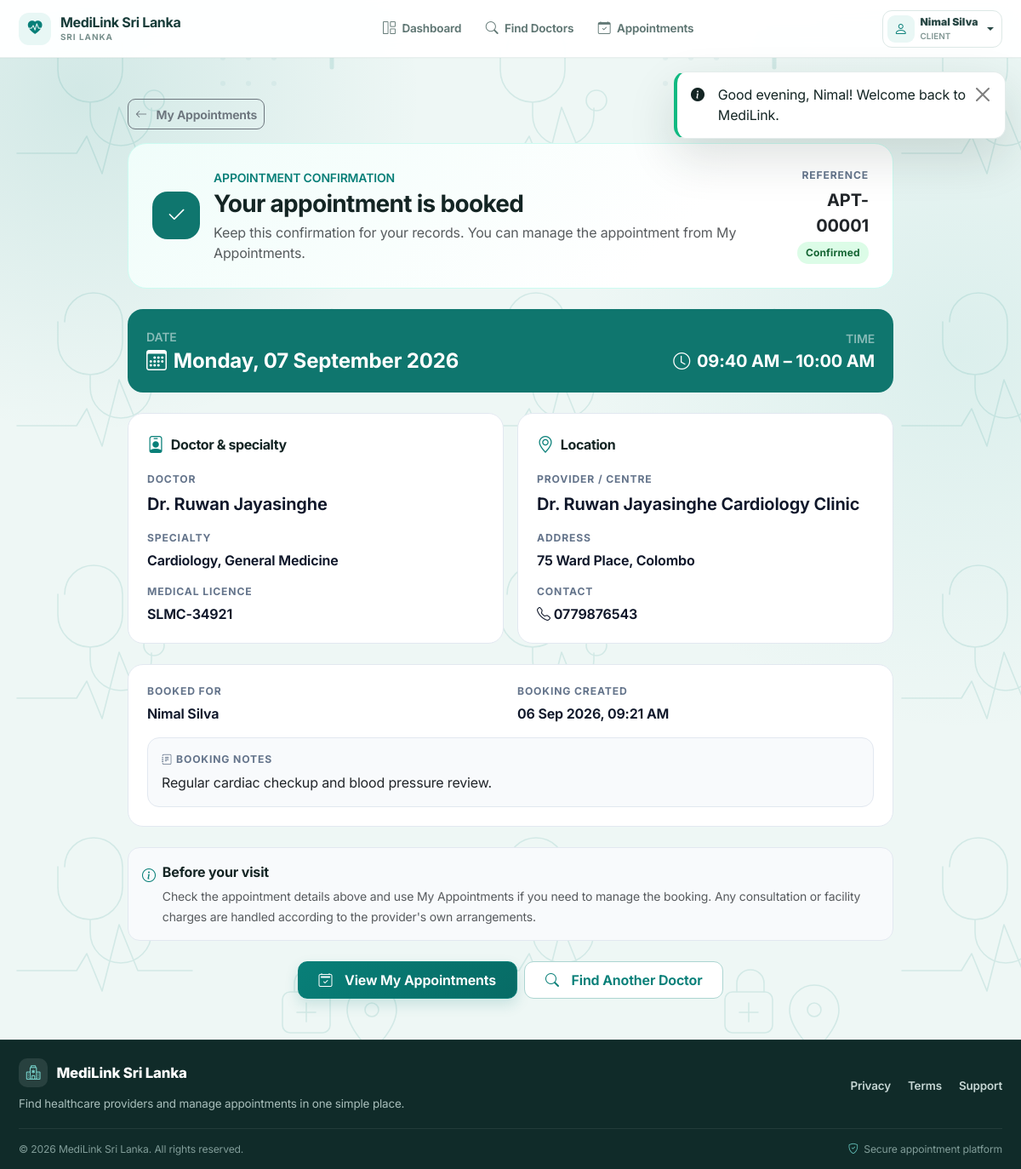
The page /client/receipt.php?id=1 (signed in) on the database its author committed.
### tables this page shows
CREATE TABLE `APPOINTMENT` (
  `Appointment_ID` INT AUTO_INCREMENT PRIMARY KEY,
  `Client_ID` INT NOT NULL,
  `Slot_ID` INT NOT NULL UNIQUE,
  `Booking_DateTime` DATETIME NOT NULL DEFAULT CURRENT_TIMESTAMP,
  `Status` ENUM('PENDING', 'BOOKED', 'CONFIRMED', 'REJECTED', 'COMPLETED', 'CANCELLED', 'NO_SHOW') NOT NULL DEFAULT 'PENDING',
  `Notes` TEXT NULL,
  `Created_At` TIMESTAMP DEFAULT CURRENT_TIMESTAMP,
  `Updated_At` TIMESTAMP DEFAULT CURRENT_TIMESTAMP ON UPDATE CURRENT_TIMESTAMP,
  CONSTRAINT `fk_appt_client` FOREIGN KEY (`Client_ID`) 
    REFERENCES `CLIENT` (`Client_ID`) ON DELETE CASCADE ON UPDATE CASCADE,
  CONSTRAINT `fk_appt_slot` FOREIGN KEY (`Slot_ID`) 
    REFERENCES `SCHEDULED_SLOT` (`Slot_ID`) ON DELETE RESTRICT ON UPDATE CASCADE,
  INDEX `idx_appt_client_status` (`Client_ID`, `Status`, `Booking_DateTime`)
);

CREATE TABLE `SCHEDULED_SLOT` (
  `Slot_ID` INT AUTO_INCREMENT PRIMARY KEY,
  `Provider_ID` INT NOT NULL,
  `Doctor_ID` INT NULL,
  `Slot_Date` DATE NOT NULL,
  `Start_Time` TIME NOT NULL,
  `End_Time` TIME NOT NULL,
  `Status` ENUM('AVAILABLE', 'BOOKED', 'BLOCKED') NOT NULL DEFAULT 'AVAILABLE',
  `Created_At` TIMESTAMP DEFAULT CURRENT_TIMESTAMP,
  CONSTRAINT `fk_slot_provider` FOREIGN KEY (`Provider_ID`) 
    REFERENCES `PROVIDER` (`Provider_ID`) ON DELETE CASCADE ON UPDATE CASCADE,
  CONSTRAINT `fk_slot_doctor` FOREIGN KEY (`Doctor_ID`) 
    REFERENCES `DOCTOR` (`Doctor_ID`) ON DELETE SET NULL ON UPDATE CASCADE,
  INDEX `idx_slot_provider_date_status` (`Provider_ID`, `Slot_Date`, `Status`),
  INDEX `idx_slot_date_status` (`Slot_Date`, `Status`)
);

CREATE TABLE `DOCTOR` (
  `Doctor_ID` INT AUTO_INCREMENT PRIMARY KEY,
  `Provider_ID` INT NOT NULL UNIQUE,
  `Medical_License_No` VARCHAR(100) NOT NULL UNIQUE,
  `Professional_Bio` TEXT NULL,
  `Experience_Years` INT NOT NULL DEFAULT 0,
  `Consultation_Duration` INT NOT NULL DEFAULT 30,
  `Verification_Status` ENUM('PENDING', 'VERIFIED', 'REJECTED') NOT NULL DEFAULT 'PENDING',
  CONSTRAINT `fk_doctor_provider` FOREIGN KEY (`Provider_ID`) 
    REFERENCES `PROVIDER` (`Provider_ID`) ON DELETE CASCADE ON UPDATE CASCADE,
  INDEX `idx_doctor_license` (`Medical_License_No`)
);

CREATE TABLE `PROVIDER` (
  `Provider_ID` INT AUTO_INCREMENT PRIMARY KEY,
  `User_ID` INT NOT NULL UNIQUE,
  `Provider_Type` ENUM('DOCTOR', 'HEALTHCARE_CENTRE') NOT NULL,
  `Business_Name` VARCHAR(200) NOT NULL,
  `Address` VARCHAR(255) NOT NULL,
  `City` VARCHAR(100) NOT NULL,
  `Latitude` DECIMAL(10, 8) NOT NULL DEFAULT 6.92710000,
  `Longitude` DECIMAL(11, 8) NOT NULL DEFAULT 79.86120000,
  `Contact_Number` VARCHAR(30) NOT NULL,
  `Description` TEXT NULL,
  `Verification_Status` ENUM('PENDING', 'VERIFIED', 'REJECTED') NOT NULL DEFAULT 'PENDING',
  `Created_At` TIMESTAMP DEFAULT CURRENT_TIMESTAMP,
  CONSTRAINT `fk_provider_user` FOREIGN KEY (`User_ID`) 
    REFERENCES `USER` (`User_ID`) ON DELETE CASCADE ON UPDATE CASCADE,
  INDEX `idx_provider_city_type` (`City`, `Provider_Type`),
  INDEX `idx_provider_verification` (`Verification_Status`)
);

CREATE TABLE `USER` (
  `User_ID` INT AUTO_INCREMENT PRIMARY KEY,
  `Email` VARCHAR(191) NOT NULL UNIQUE,
  `Password_Hash` VARCHAR(255) NOT NULL,
  `First_Name` VARCHAR(100) NOT NULL,
  `Last_Name` VARCHAR(100) NOT NULL,
  `Phone` VARCHAR(30) NOT NULL,
  `NIC_No` VARCHAR(20) NULL,
  `Role_Type` ENUM('CLIENT', 'PROVIDER', 'SYSTEM_ADMIN', 'OWNER') NOT NULL,
  `Account_Status` ENUM('ACTIVE', 'SUSPENDED', 'PENDING') NOT NULL DEFAULT 'ACTIVE',
  `Created_At` TIMESTAMP DEFAULT CURRENT_TIMESTAMP,
  `Updated_At` TIMESTAMP DEFAULT CURRENT_TIMESTAMP ON UPDATE CURRENT_TIMESTAMP,
  INDEX `idx_user_email` (`Email`),
  INDEX `idx_user_role_status` (`Role_Type`, `Account_Status`)
);

### includes/functions.php (called while the page is built, shortened)
<?php
function e(?string $string): string {
    return htmlspecialchars((string)$string, ENT_QUOTES, 'UTF-8');
}
function url(string $path = ''): string {
    $path = ltrim($path, '/');
    return rtrim(BASE_URL, '/') . '/' . $path;
}
function formatTime(?string $time): string {
    return date('h:i A', strtotime($time));
}

### client/receipt.php (the view, shortened to what this page needs)
<?php
require_once __DIR__ . '/../includes/functions.php';
$currentUser = getCurrentUser();
$clientId = (int)$currentUser['client_id'];
$appointmentId = (int)($_GET['id'] ?? 0);
$db = Database::getConnection();
$query = "
    SELECT
        a.Appointment_ID, a.Booking_DateTime, a.Status AS Appt_Status, a.Notes, a.Created_At,
        s.Slot_ID, s.Slot_Date, s.Start_Time, s.End_Time,
        c.Client_ID, cu.First_Name AS Patient_First, cu.Last_Name AS Patient_Last,
        cu.Email AS Patient_Email, cu.Phone AS Patient_Phone,
        p.Provider_ID, p.Provider_Type, p.Business_Name, p.Address AS Clinic_Address, p.City AS Clinic_City,
        p.Contact_Number AS Clinic_Phone,
        u.First_Name AS Doc_First, u.Last_Name AS Doc_Last,
        d.Medical_License_No, d.Consultation_Duration,
        hc.Centre_Name,
        GROUP_CONCAT(DISTINCT spec.Name SEPARATOR ', ') AS Specializations
    FROM `APPOINTMENT` a
    JOIN `SCHEDULED_SLOT` s ON a.Slot_ID = s.Slot_ID
    JOIN `CLIENT` c ON a.Client_ID = c.Client_ID
    JOIN `USER` cu ON c.User_ID = cu.User_ID
    JOIN `PROVIDER` p ON s.Provider_ID = p.Provider_ID
    LEFT JOIN `DOCTOR` d ON s.Doctor_ID = d.Doctor_ID
    LEFT JOIN `PROVIDER` dp ON d.Provider_ID = dp.Provider_ID
    LEFT JOIN `USER` u ON dp.User_ID = u.User_ID
    LEFT JOIN `DOCTOR_SPECIALIZATION` ds ON d.Doctor_ID = ds.Doctor_ID
    LEFT JOIN `SPECIALIZATION` spec ON ds.Specialization_ID = spec.Specialization_ID
    LEFT JOIN `HEALTHCARE_CENTRE` hc ON p.Provider_ID = hc.Provider_ID
    WHERE a.Appointment_ID = ? AND a.Client_ID = ?
    GROUP BY a.Appointment_ID
";
$stmt = $db->prepare($query);
$stmt->execute([$appointmentId, $clientId]);
$appt = $stmt->fetch();
$refNo = 'APT-' . str_pad($appt['Appointment_ID'], 5, '0', STR_PAD_LEFT);
$doctorName = $appt['Doc_First'] ? 'Dr. ' . trim($appt['Doc_First'] . ' ' . $appt['Doc_Last']) : ($appt['Centre_Name'] ?: $appt['Business_Name']);
$facilityName = $appt['Centre_Name'] ?: $appt['Business_Name'];
$statusClass = in_array(strtoupper((string)$appt['Appt_Status']), ['CONFIRMED','COMPLETED'], true) ? 'success' : 'teal';
require_once __DIR__ . '/../includes/header.php';
?>
<div class="container py-4 py-lg-5">
  <div class="confirm-shell">
    <div class="d-flex justify-content-between align-items-center gap-3 mb-3 no-print">
      <a href="<?= url('client/appointments.php') ?>" class="btn btn-sm btn-outline-secondary"><i class="bi bi-arrow-left me-1"></i> My Appointments</a>
      <button type="button" class="btn btn-sm btn-outline-teal" onclick="window.print()"><i class="bi bi-printer me-1"></i> Print confirmation</button>
    </div>
    <section class="confirm-hero mb-4">
      <div class="d-flex flex-column flex-md-row align-items-md-center gap-3">
        <div class="confirm-icon"><i class="bi bi-check2"></i></div>
        <div class="flex-grow-1">
          <div class="text-teal fw-semibold small mb-1">APPOINTMENT CONFIRMATION</div>
          <h1 class="h3 fw-bold mb-1">Your appointment is booked</h1>
          <p class="text-muted mb-0">Keep this confirmation for your records. You can manage the appointment from My Appointments.</p>
        </div>
        <div class="text-md-end">
          <div class="confirm-label">Reference</div>
          <div class="fs-5 fw-bold text-dark"><?= e($refNo) ?></div>
          <span class="badge bg-<?= e($statusClass) ?>-subtle text-<?= e($statusClass) ?> mt-1"><?= e(ucfirst(strtolower((string)$appt['Appt_Status']))) ?></span>
        </div>
      </div>
    </section>
    <section class="time-panel mb-4">
      <div class="row align-items-center g-3">
        <div class="col-md-7">
          <div class="small text-white-50 fw-semibold mb-1">DATE</div>
          <div class="h4 fw-bold mb-0"><i class="bi bi-calendar3 me-2"></i><?= date('l, d F Y', strtotime($appt['Slot_Date'])) ?></div>
        </div>
        <div class="col-md-5 text-md-end">
          <div class="small text-white-50 fw-semibold mb-1">TIME</div>
          <div class="h5 fw-bold mb-0"><i class="bi bi-clock me-2"></i><?= formatTime($appt['Start_Time']) ?> – <?= formatTime($appt['End_Time']) ?></div>
        </div>
      </div>
    </section>
    <div class="row g-3 mb-4">
      <div class="col-md-6">
        <section class="confirm-card">
          <div class="d-flex align-items-center gap-2 mb-3"><i class="bi bi-person-badge fs-5 text-teal"></i><h2 class="h6 fw-bold mb-0">Doctor & specialty</h2></div>
          <div class="confirm-label">Doctor</div><div class="confirm-value fs-5 mb-3"><?= e($doctorName) ?></div>
          <div class="confirm-label">Specialty</div><div class="confirm-value mb-3"><?= e($appt['Specializations'] ?: 'General consultation') ?></div>
          <?php if (!empty($appt['Medical_License_No'])): ?><div class="confirm-label">Medical licence</div><div class="confirm-value"><?= e($appt['Medical_License_No']) ?></div><?php endif; ?>
        </section>
      </div>
      <div class="col-md-6">
        <section class="confirm-card">
          <div class="d-flex align-items-center gap-2 mb-3"><i class="bi bi-geo-alt fs-5 text-teal"></i><h2 class="h6 fw-bold mb-0">Location</h2></div>
          <div class="confirm-label">Provider / centre</div><div class="confirm-value fs-5 mb-3"><?= e($facilityName) ?></div>
          <div class="confirm-label">Address</div><div class="confirm-value mb-3"><?= e(trim(($appt['Clinic_Address'] ?: '') . (($appt['Clinic_Address'] && $appt['Clinic_City']) ? ', ' : '') . ($appt['Clinic_City'] ?: ''))) ?></div>
          <?php if (!empty($appt['Clinic_Phone'])): ?><div class="confirm-label">Contact</div><div class="confirm-value"><i class="bi bi-telephone me-1"></i><?= e($appt['Clinic_Phone']) ?></div><?php endif; ?>
        </section>
      </div>
    </div>
    <section class="confirm-card mb-4">
      <div class="row g-3">
        <div class="col-md-6"><div class="confirm-label">Booked for</div><div class="confirm-value"><?= e(trim($appt['Patient_First'].' '.$appt['Patient_Last'])) ?></div></div>
        <div class="col-md-6"><div class="confirm-label">Booking created</div><div class="confirm-value"><?= date('d M Y, h:i A', strtotime($appt['Created_At'] ?: $appt['Booking_DateTime'])) ?></div></div>
      </div>
      <?php if (!empty($appt['Notes'])): ?>
        <div class="note-panel mt-3"><div class="confirm-label"><i class="bi bi-journal-text me-1"></i>Booking notes</div><div class="text-dark"><?= nl2br(e($appt['Notes'])) ?></div></div>
      <?php endif; ?>
    </section>
    <div class="note-panel mb-4">
      <div class="d-flex gap-2"><i class="bi bi-info-circle text-teal mt-1"></i><div><strong class="d-block mb-1">Before your visit</strong><span class="text-muted small">Check the appointment details above and use My Appointments if you need to manage the booking. Any consultation or facility charges are handled according to the provider's own arrangements.</span></div></div>
    </div>
    <div class="confirm-actions d-flex flex-column flex-sm-row gap-2 justify-content-center no-print">
      <a href="<?= url('client/appointments.php') ?>" class="btn btn-teal px-4"><i class="bi bi-calendar2-check me-2"></i>View My Appointments</a>
      <a href="<?= url('client/search.php') ?>" class="btn btn-outline-teal px-4"><i class="bi bi-search me-2"></i>Find Another Doctor</a>
    </div>
  </div>
</div>
<?php require_once __DIR__ . '/../includes/footer.php'; ?>

### client/receipt.php (style rules this page uses)
.confirm-shell { max-width:900px;margin:0 auto }
.confirm-hero { background:linear-gradient(135deg,#f0fdfa 0%,#fff 70%);border:1px solid #ccfbf1;border-radius:22px;padding:28px }
.confirm-icon { width:56px;height:56px;border-radius:18px;display:grid;place-items:center;background:#0f766e;color:#fff;font-size:1.55rem;flex:0 0 auto }
.confirm-card { background:#fff;border:1px solid #e2e8f0;border-radius:18px;padding:22px;height:100% }
.confirm-label { font-size:.76rem;text-transform:uppercase;letter-spacing:.07em;color:#64748b;font-weight:700;margin-bottom:5px }
.confirm-value { color:#0f172a;font-weight:650 }
.time-panel { border-radius:18px;background:#0f766e;color:#fff;padding:22px }
.note-panel { background:#f8fafc;border:1px solid #e2e8f0;border-radius:14px;padding:16px }
.confirm-actions .btn { min-height:44px }

### rows shown on the page
appointment: Appointment_ID "APT-00001", Status "Confirmed", Slot_ID.Slot_Date "Monday, 07 September 2026", Slot_ID.Start_Time "09:40 AM", Slot_ID.End_Time "10:00 AM", doctor.Medical_License_No "SLMC-34921", provider.Business_Name "Dr. Ruwan Jayasinghe Cardiology Clinic", provider.Address+City "75 Ward Place, Colombo", provider.Contact_Number "0779876543", user.First_Name+Last_Name "Nimal Silva", Created_At "06 Sep 2026, 09:21 AM", Notes "Regular cardiac checkup and blood pressure review."

### other values the page prints
APP_NAME "MediLink Sri Lanka"
$user['full_name'] "Nimal Silva"
$user['role'] "CLIENT"
$flash['message'] "Good evening, Nimal! Welcome back to MediLink."
$doctorName "Dr. Ruwan Jayasinghe"
$appt['Specializations'] ?: 'General consultation' "Cardiology, General Medicine"
